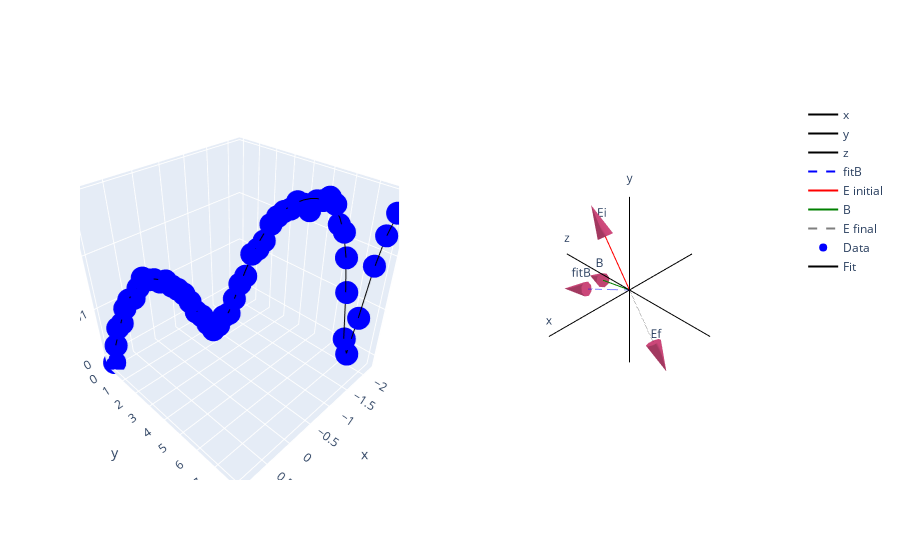

Notebook cell for this chart:
### Markdown cell above
Now we can begin to estimate our $\hat{B}$ vector. By leaving $B_\theta$, $B_\phi$ as free variables and using it in the `calc_171_pop_using_vectors` function we can estimate the angles. The first example is one where we have constrained all of our variables except $B_\theta$ and $B_\phi$

### Code cell
# Generate Actual data
from ion_model import PolarVector, unwrap_angle, Yb171, GenerateTestData, FitFreeParams, calculate_171_pop, calc_171_pop_using_vectors
from plotly_wrapper import VectorPlot, Subplots, go
import matplotlib.pyplot as plt
import numpy as np
from pprint import pprint
from random import random

vp = VectorPlot()

# Define the true vectors and parameters of the experiment (used to generate test data)
E = PolarVector(1, np.pi/2, np.arccos(1/np.sqrt(3)))
random_theta, random_phi = (random()*2-1) * np.pi/2, (random()*2-1) * np.pi/2 
B = PolarVector(1, random_theta, random_phi)
yb171 = Yb171()
# define the True parameters for a polarisation sweep
thetaBE935 = yb171.optimal_thetaBE
# define other constants
s935 = 1                            # At saturation
zeeman = 0.5 * yb171.Gamma_2P12     # half of the linewidth of the 2S1/2 <-> 2P1/2 transition
detuning370 = 0.5 * yb171.Gamma_2P12   # Detuning from excited state by half of the linewidth of the 2S1/2 <-> 2P1/2 transition
detuning935 = 0.0

# Sweep E polarisation and saturation parameter
s370 = np.linspace(0, 8, 51)

# Polarisation is swept using the E PolarVector
num_steps = 50
# angle per step
angle_step = -np.pi/(num_steps)
# Define all the E vectors (magnitude is going up linearly to mimick saturation sweep)
allE = {f"E{i}": PolarVector((i+1)/num_steps, E.theta, E.phi + angle_step * i) for i in range(num_steps + 1)}
# Calculate thetaBE for each of the E vectors
thetaBE370 = np.array([B.calculate_angle_between(Evec) for Evec in allE.values()])
# Get the change in phi
allPhi = [vec.phi for vec in allE.values()]

# Unwrap thetaBE370 array because theta is always pos, but it should go pos to negative
# thetaBE370 = unwrap_angle(thetaBE370)
# Prepare an arc using the x, y, z values of the E vectors
draw_vec_line = np.array([E.v[:, 1] for E in allE.values()])
# Break them out seperately
x, y, z = draw_vec_line[:, 0], draw_vec_line[:, 1], draw_vec_line[:, 2]
# Add the arc to the vector plot

# Calculate the test data
TestData = GenerateTestData(detuning370=detuning370, 
                            s_370=s370, 
                            s_935=s935, 
                            zeeman=zeeman, 
                            thetaBE370=thetaBE370, 
                            thetaBE935=thetaBE935, 
                            make_mesh=False)

# Randomise test data
TestData.randomise(0.0007**2)

# This cell only works with the previous one run
# Using our knowledge of E and s
E_array = np.array([E.pv for E in allE.values()])
Er, Etheta, Ephi = np.zeros(E_array.shape[0])+1, E_array[:, 1][:, 0], E_array[:, 2][:, 0]

# Constraining all variables except Btheta, Bphi
x = (np.array([1]*len(s370)), Er, Etheta, Ephi, s370, np.array([detuning370]*len(s370)), np.array([detuning935]*len(s370)), np.array([s935]*len(s370)), np.array([zeeman]*len(s370)), np.array([thetaBE935]*len(s370)))

x_var_names = ("Br", "Er", "Etheta", "Ephi", "s_370", "detuning370", "detuning935", "s_935", "zeeman", "thetaBE935")

# Prepare fitting tool
fitting_tool = FitFreeParams(x, TestData.excited_pop_171, x_var_names, calc_171_pop_using_vectors,
                             all_variables=("Er", "Etheta", "Ephi","s_370", "Br", "Btheta", "Bphi", "detuning370", "detuning935", "s_935", "zeeman", "thetaBE935"))

print(fitting_tool.free_params)

# initial guess
p0 = np.array([0, 0])
# Bounds (assuming B vector is pointing in the +z ish direction. Symmetry means it can be + or - x)
bounds = ((-np.pi/2, -np.pi/2), 
          (np.pi/2, np.pi/2))

# Prepare residuals
residual_ss = 100000
# Residual limit where it stops
res_limit = 1e-4
# Number of itterations if residual limit isn't met initially
itterations = 20
# Initilise itterations
itter = 0

while itter < itterations:
    # Constraining other variables to fix them. Using bounds by setting min max to the actual value
    popt, pcov = fitting_tool.fit(p0=p0, 
                                bounds=bounds)

    fit_pop = fitting_tool.fit_func(x, *popt)
    residual_ss = np.sum((TestData.excited_pop_171 - fit_pop)**2)
    if residual_ss > res_limit:
        # Change to different quadrant
        p0 = (p0 + (itter % 2 - 1)*np.array([np.pi/4, np.pi/4])) % np.pi/2
    else:
        break
    itter += 1
    if itter == itterations:
        print("Itterations exceeded maximum. Use different initial condition")

# Use fitted parameters to re-generate B
found_B = PolarVector(1, popt[0], popt[1])
# Plot
vp.add_vector({"fitB": found_B}, {"line": {"color": "blue", "dash": "dash"}, "text": ["", "fitB"]})

# Print results
true = np.array([B.theta, B.phi])
diff = np.abs(np.abs(true) - np.abs(popt))
print("True")
pprint({name: value for name, value in zip(fitting_tool.free_params, true)})
print("Fit")
pprint({name: value for name, value in zip(fitting_tool.free_params, popt)})
print("Difference")
pprint({name: value for name, value in zip(fitting_tool.free_params, diff)})
# print(popt)


# Put test data and curve-fit into graph object
surface_go = [go.Scatter3d(x=allPhi, y=TestData.mesh_171.s0_370, z=TestData.excited_pop_171, mode='markers', marker={"color": "blue"}, name="Data")]
surface_go.append(go.Scatter3d(x=allPhi, y=s370, z=fit_pop, mode='lines', line={"color": "black"}, name="Fit"))

# Add vectors
vp.add_vector({"E initial": E}, {"line": {"color": "red"}, "text": ["", "Ei"]})
vp.add_vector({"B": B}, {"line": {"color": "green"}, "text": ["", "B"]})
vp.add_vector({"E final": allE[f"E{num_steps}"]}, {"line": {"color": "rgba(0, 0, 0, 0.5)", "dash": "dash"}, "text": ["", "Ef"]})

# rotate vector plot
vp.align_vectors_with_experiment()
# prepare plot
vp.prepare_plot()

# use graph objects in vector plot in subplots class. Defining subplots
sub = Subplots(rows=1, cols=2, specs=[[{'type': 'scene'}, {'type': 'scene'}]])
# update subplots with graph objects
sub.update_subplot(1, 2, vp.graph_objects,
                   update_scenes_kwargs=dict(xaxis_visible=False, yaxis_visible=False, zaxis_visible=False))
sub.update_subplot(1, 1, surface_go, 
                   xaxis_kwargs=dict(title_text="thetaBE"), 
                   yaxis_kwargs=dict(title_text="s370"))

# show subplot
sub.fig.show()

### Figure 1 — Plotly figure (JSON) as saved in the notebook; plotly's stock layout.template omitted (floating-point values rounded to 4 significant figures)
{"data": [{"line": {"color": "black"}, "mode": "lines+text", "name": "x", "scene": "scene2", "text": ["", "x"], "type": "scatter3d", "x": [-1.5, 1.5], "y": [0, -1.837e-16], "z": [0, 1.125e-32]}, {"line": {"color": "black"}, "mode": "lines+text", "name": "y", "scene": "scene2", "text": ["", "y"], "type": "scatter3d", "x": [0, 1.837e-16], "y": [-9.185e-17, -9.185e-17], "z": [-1.5, 1.5]}, {"line": {"color": "black"}, "mode": "lines+text", "name": "z", "scene": "scene2", "text": ["", "z"], "type": "scatter3d", "x": [0, 0], "y": [1.5, -1.5], "z": [-9.185e-17, 9.185e-17]}, {"line": {"color": "blue", "dash": "dash"}, "mode": "lines+text", "name": "fitB", "scene": "scene2", "text": ["", "fitB"], "type": "scatter3d", "x": [0, 0.2061], "y": [0, -0.9195], "z": [0, -0.3347]}, {"scene": "scene2", "showscale": false, "sizemode": "absolute", "sizeref": 0.5, "type": "cone", "u": [0.2061], "v": [-0.9195], "w": [-0.3347], "x": [0.2061, 0], "y": [-0.9195, 0], "z": [-0.3347, 0]}, {"line": {"color": "red"}, "mode": "lines+text", "name": "E initial", "scene": "scene2", "text": ["", "Ei"], "type": "scatter3d", "x": [0, 5e-17], "y": [0, -0.5774], "z": [0, 0.8165]}, {"scene": "scene2", "showscale": false, "sizemode": "absolute", "sizeref": 0.5, "type": "cone", "u": [5e-17], "v": [-0.5774], "w": [0.8165], "x": [5e-17, 0], "y": [-0.5774, 0], "z": [0.8165, 0]}, {"line": {"color": "green"}, "mode": "lines+text", "name": "B", "scene": "scene2", "text": ["", "B"], "type": "scatter3d", "x": [0, -0.2063], "y": [0, -0.9192], "z": [0, -0.3353]}, {"scene": "scene2", "showscale": false, "sizemode": "absolute", "sizeref": 0.5, "type": "cone", "u": [-0.2063], "v": [-0.9192], "w": [-0.3353], "x": [-0.2063, 0], "y": [-0.9192, 0], "z": [-0.3353, 0]}, {"line": {"color": "rgba(0, 0, 0, 0.5)", "dash": "dash"}, "mode": "lines+text", "name": "E final", "scene": "scene2", "text": ["", "Ef"], "type": "scatter3d", "x": [0, -5.1e-17], "y": [0, 0.5889], "z": [0, -0.8328]}, {"scene": "scene2", "showscale": false, "sizemode": "absolute", "sizeref": 0.5, "type": "cone", "u": [-5.1e-17], "v": [0.5889], "w": [-0.8328], "x": [-5.1e-17, 0], "y": [0.5889, 0], "z": [-0.8328, 0]}, {"marker": {"color": "blue"}, "mode": "markers", "name": "Data", "scene": "scene", "type": "scatter3d", "x": [0.9553, 0.8925, 0.8297, 0.7668, 0.704, 0.6412, 0.5783, 0.5155, 0.4527, 0.3898, 0.327, 0.2642, 0.2013, 0.1385, 0.07567, 0.01284, -0.04999, -0.1128, -0.1757, -0.2385, -0.3013, -0.3642, -0.427, -0.4898, -0.5526, -0.6155, -0.6783, -0.7411, -0.804, -0.8668, -0.9296, -0.9925, -1.055, -1.118, -1.181, -1.244, -1.307, -1.369, -1.432, -1.495, -1.558, -1.621, -1.684, -1.746, -1.809, -1.872, -1.935, -1.998, -2.061, -2.123, -2.186], "y": [0, 0.16, 0.32, 0.48, 0.64, 0.8, 0.96, 1.12, 1.28, 1.44, 1.6, 1.76, 1.92, 2.08, 2.24, 2.4, 2.56, 2.72, 2.88, 3.04, 3.2, 3.36, 3.52, 3.68, 3.84, 4, 4.16, 4.32, 4.48, 4.64, 4.8, 4.96, 5.12, 5.28, 5.44, 5.6, 5.76, 5.92, 6.08, 6.24, 6.4, 6.56, 6.72, 6.88, 7.04, 7.2, 7.36, 7.52, 7.68, 7.84, 8], "z": [-0.001738, 0.002268, 0.006138, 0.007145, 0.01024, 0.01196, 0.01228, 0.01427, 0.01612, 0.01579, 0.01583, 0.01538, 0.01559, 0.01462, 0.01398, 0.0131, 0.01157, 0.009535, 0.008696, 0.007132, 0.005782, 0.00675, 0.008611, 0.009238, 0.01217, 0.01502, 0.01648, 0.02038, 0.02124, 0.0226, 0.02528, 0.0265, 0.02728, 0.02764, 0.02874, 0.02837, 0.02738, 0.02888, 0.02891, 0.02941, 0.02836, 0.02526, 0.02403, 0.01974, 0.0134, 0.003756, 0.0002802, 0.008231, 0.01828, 0.02344, 0.02701]}, {"line": {"color": "black"}, "mode": "lines", "name": "Fit", "scene": "scene", "type": "scatter3d", "x": [0.9553, 0.8925, 0.8297, 0.7668, 0.704, 0.6412, 0.5783, 0.5155, 0.4527, 0.3898, 0.327, 0.2642, 0.2013, 0.1385, 0.07567, 0.01284, -0.04999, -0.1128, -0.1757, -0.2385, -0.3013, -0.3642, -0.427, -0.4898, -0.5526, -0.6155, -0.6783, -0.7411, -0.804, -0.8668, -0.9296, -0.9925, -1.055, -1.118, -1.181, -1.244, -1.307, -1.369, -1.432, -1.495, -1.558, -1.621, -1.684, -1.746, -1.809, -1.872, -1.935, -1.998, -2.061, -2.123, -2.186], "y": [0, 0.16, 0.32, 0.48, 0.64, 0.8, 0.96, 1.12, 1.28, 1.44, 1.6, 1.76, 1.92, 2.08, 2.24, 2.4, 2.56, 2.72, 2.88, 3.04, 3.2, 3.36, 3.52, 3.68, 3.84, 4, 4.16, 4.32, 4.48, 4.64, 4.8, 4.96, 5.12, 5.28, 5.44, 5.6, 5.76, 5.92, 6.08, 6.24, 6.4, 6.56, 6.72, 6.88, 7.04, 7.2, 7.36, 7.52, 7.68, 7.84, 8], "z": [0, 0.002258, 0.004947, 0.007598, 0.009943, 0.01188, 0.0134, 0.01452, 0.0153, 0.01575, 0.01592, 0.01581, 0.01542, 0.01478, 0.01387, 0.01272, 0.01137, 0.009889, 0.008426, 0.007202, 0.006496, 0.006576, 0.007586, 0.009462, 0.01194, 0.01469, 0.0174, 0.01987, 0.02201, 0.0238, 0.02527, 0.02645, 0.02738, 0.02809, 0.02862, 0.02898, 0.02917, 0.02919, 0.029, 0.02855, 0.02772, 0.02629, 0.02386, 0.01966, 0.01264, 0.00351, 0.0003915, 0.008177, 0.01726, 0.02309, 0.02644]}], "layout": {"scene": {"domain": {"x": [0, 0.45], "y": [0, 1]}}, "scene2": {"domain": {"x": [0.55, 1], "y": [0, 1]}, "xaxis": {"visible": false}, "yaxis": {"visible": false}, "zaxis": {"visible": false}}}}
